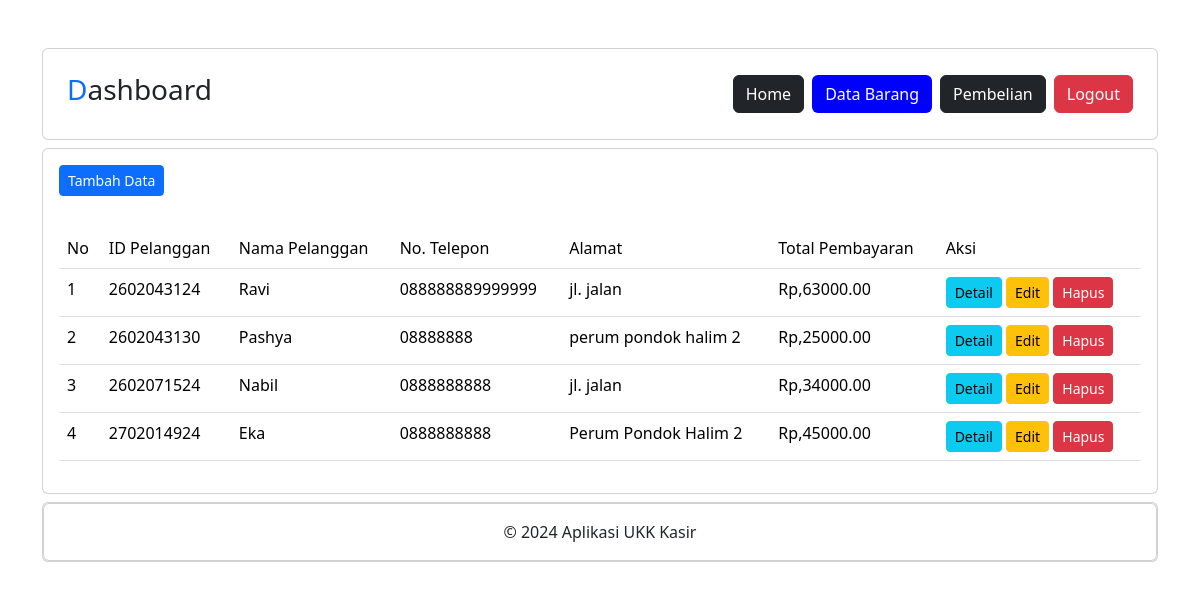
Screenshot of /petugas/pembelian.php (signed in) with the database file from the repository.
### tables this page shows
CREATE TABLE `penjualan` (
  `penjualan_id` int(11) NOT NULL,
  `tanggal_penjualan` date NOT NULL,
  `total_harga` decimal(10,2) NOT NULL,
  `pelanggan_id` int(11) UNSIGNED NOT NULL
);

CREATE TABLE `pelanggan` (
  `pelanggan_id` int(11) UNSIGNED NOT NULL,
  `nama_pelanggan` varchar(255) NOT NULL,
  `alamat` text NOT NULL,
  `nomor_telepon` varchar(15) NOT NULL
);

### petugas/pembelian.php (the view, shortened to what this page needs)
<?php
include "header.php";
include "navbar.php";
include "../koneksi.php";
?>
<div class="card mt-2">
    <div class="card-body">
        <button type="button" class="btn btn-primary btn-sm" data-bs-toggle="modal" data-bs-target="#tambah-data">
            Tambah Data
        </button>
    </div>
    <div class="card-body">
        <table class="table">
            <thead>
                <tr>
                    <td>No</td>
                    <td>ID Pelanggan</td>
                    <td>Nama Pelanggan</td>
                    <td>No. Telepon</td>
                    <td>Alamat</td>
                    <td>Total Pembayaran</td>
                    <td>Aksi</td>
                </tr>
            </thead>
            <tbody>
                <?php
                $no=1;
                $data=mysqli_query($conn, "SELECT * FROM pelanggan INNER JOIN penjualan ON pelanggan.pelanggan_id = penjualan.pelanggan_id");
                while($d = mysqli_fetch_assoc($data)) : ?>
                    <tr>
                        <td><?= $no++ ?></td>
                        <td><?= $d['pelanggan_id'] ?></td>
                        <td><?= $d['nama_pelanggan'] ?></td>
                        <td><?= $d['nomor_telepon'] ?></td>
                        <td><?= $d['alamat'] ?></td>
                        <td>Rp,<?= $d['total_harga'] ?></td>
                        <td>
                            <a href="detail_pembelian.php?pelanggan_id=<?= $d['pelanggan_id'] ?>" class="btn btn-info btn-sm">Detail</a>
                            <button type="button" class="btn btn-warning btn-sm" data-bs-toggle="modal" data-bs-target="#edit-data<?= $d['pelanggan_id']; ?>">
                                Edit
                            </button>
                            <button type="button" class="btn btn-danger btn-sm" data-bs-toggle="modal" data-bs-target="#hapus-data<?= $d['pelanggan_id']; ?>">
                                Hapus
                            </button>
                        </td>
                    </tr>
                    <?php endwhile; ?>
                </tbody>
            </table>
        </div>
    </div>
    <?php
include "footer.php";
?>

### rows the page displays
penjualan: pelanggan "2602043124", pelanggan.nama_pelanggan "Ravi", pelanggan.nomor_telepon "088888889999999", pelanggan.alamat "jl. jalan", total_harga "63000.00"
penjualan: pelanggan "2602043130", pelanggan.nama_pelanggan "Pashya", pelanggan.nomor_telepon "08888888", pelanggan.alamat "perum pondok halim 2", total_harga "25000.00"
penjualan: pelanggan "2602071524", pelanggan.nama_pelanggan "Nabil", pelanggan.nomor_telepon "0888888888", pelanggan.alamat "jl. jalan", total_harga "34000.00"
penjualan: pelanggan "2702014924", pelanggan.nama_pelanggan "Eka", pelanggan.nomor_telepon "0888888888", pelanggan.alamat "Perum Pondok Halim 2", total_harga "45000.00"
